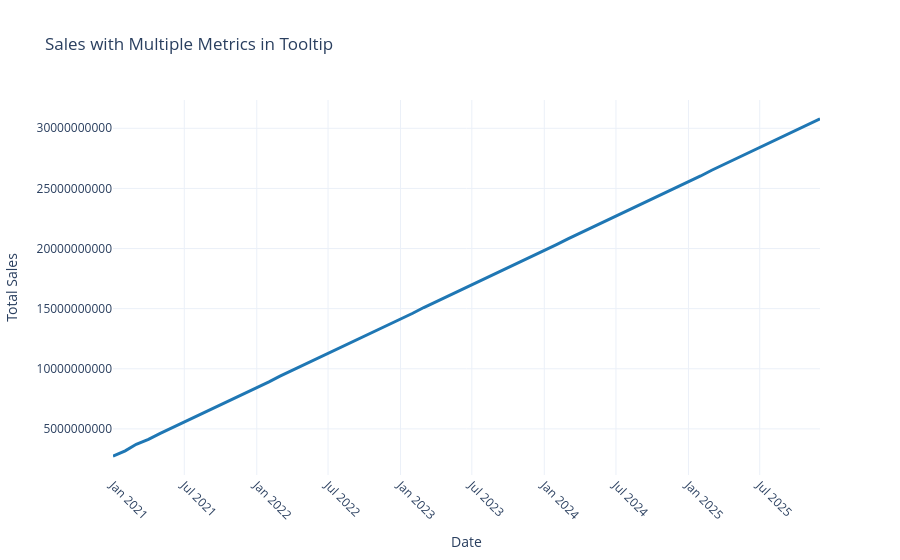

Source (notebook cell):
### Code cell
import plotly.express as px

# Calculate monthly growth percentage
df['Monthly_Growth_Pct'] = df['Total Sales'].pct_change() * 100

# Create the plot
fig = px.line(df, 
              x='Date', 
              y='Total Sales',
              title='Sales with Multiple Metrics in Tooltip')

# Enhanced hover template with monthly growth
fig.update_traces(
    hovertemplate="<br>".join([
        "<b>%{x}</b>",
        "Total Sales: <b>₦%{y:,.0f}</b>",
        "Month Number: %{customdata[0]}",
        "Monthly Growth: <b>%{customdata[1]:.2f}%</b>",
        "<extra></extra>"
    ]),
    customdata=df[['Month_Num', 'Monthly_Growth_Pct']],  # Add both month numbers and growth
    line=dict(width=3, color='#1f77b4'),
    marker=dict(size=6, color='#ff7f0e')
)

# Add some styling
fig.update_layout(
    hoverlabel=dict(
        bgcolor="white",
        font_size=12,
        font_family="Arial"
    ),
    xaxis=dict(tickangle=45),
    yaxis=dict(tickformat=",."),  # Format with commas
    template='plotly_white'
)

fig.show()
